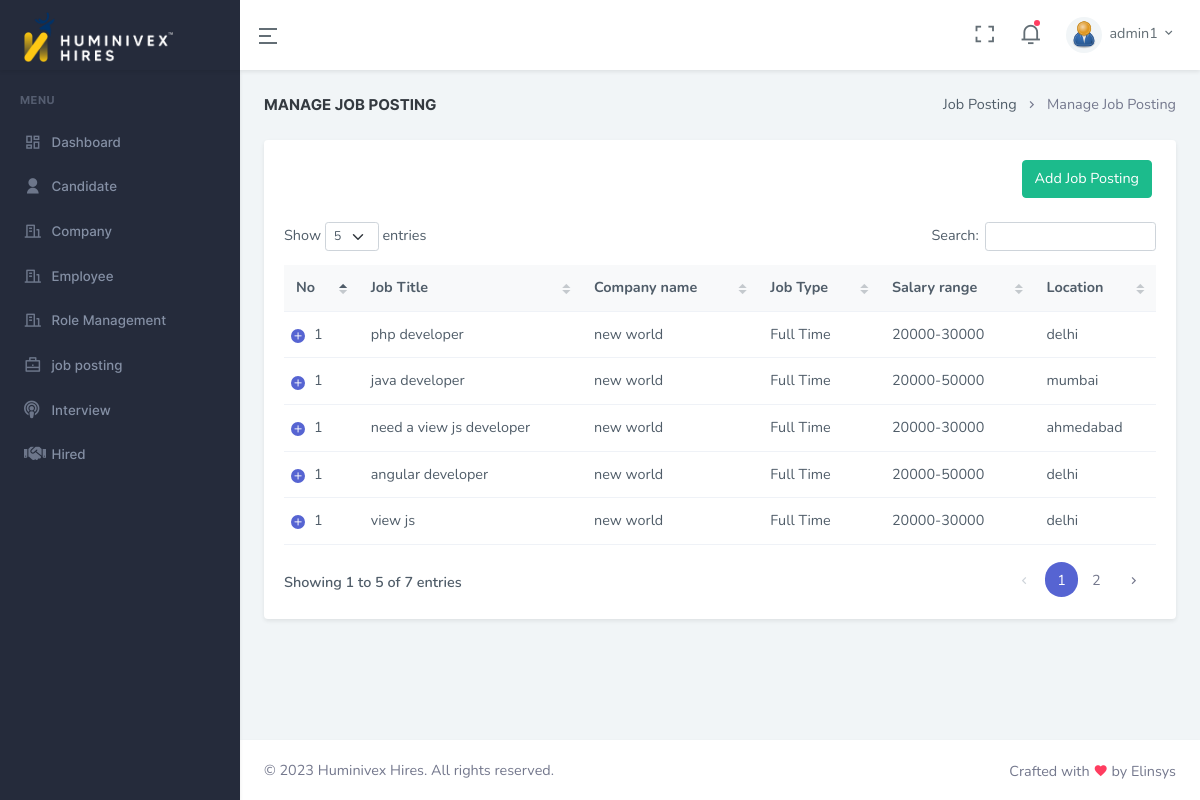
Screenshot of /admin/list_job_posting.php (signed in) with the database file from the repository.
### tables this page shows
CREATE TABLE `jobs` (
  `id` int(11) NOT NULL,
  `job_no` varchar(50) NOT NULL,
  `admin_id` int(11) NOT NULL COMMENT 'refer to required id',
  `title` varchar(255) NOT NULL,
  `company_id` int(11) NOT NULL,
  `job_description` text NOT NULL,
  `responsibilities` text NOT NULL,
  `skills` varchar(255) NOT NULL,
  `qualifications` varchar(255) NOT NULL,
  `experience` varchar(10) NOT NULL,
  `opening` int(11) NOT NULL,
  `job_type` varchar(255) NOT NULL,
  `minimum_salary` varchar(50) NOT NULL,
  `maximum_salary` varchar(50) NOT NULL,
  `benifits_perks` varchar(255) NOT NULL,
  `remote_work` enum('n','y') NOT NULL DEFAULT 'n',
  `location` varchar(255) NOT NULL,
  `application_instructions` text NOT NULL,
  `posted_at` date NOT NULL,
  `application_deadline` date NOT NULL,
  `job_overview` text NOT NULL,
  `diversity_inclusion` text NOT NULL,
  `is_active` int(11) NOT NULL DEFAULT 1,
  `is_delete` int(11) NOT NULL DEFAULT 0,
  `created_at` datetime NOT NULL,
  `updated_at` datetime NOT NULL
);

CREATE TABLE `companies` (
  `id` int(11) NOT NULL,
  `admin_id` int(11) NOT NULL COMMENT 'refer to require id',
  `user_id` int(11) NOT NULL,
  `company_name` varchar(255) NOT NULL,
  `email` varchar(255) NOT NULL,
  `password` varchar(50) NOT NULL,
  `mobile_no` varchar(15) NOT NULL,
  `industry_id` int(11) NOT NULL,
  `comapny_size` varchar(255) NOT NULL,
  `location` varchar(255) NOT NULL,
  `contact_person_name` varchar(255) NOT NULL,
  `website_url` varchar(150) NOT NULL,
  `company_over_view` text NOT NULL,
  `mission_value` varchar(255) NOT NULL,
  `current_job_openings` varchar(255) NOT NULL,
  `working_days` int(11) NOT NULL,
  `e_benifits` text NOT NULL,
  `company_culture` text NOT NULL,
  `social_responsibility` text NOT NULL,
  `diversity_inclusion` text NOT NULL,
  `testimonials` text NOT NULL,
  `additional_comments` text NOT NULL,
  `is_active` int(11) NOT NULL DEFAULT 0,
  `is_delete` int(11) NOT NULL DEFAULT 1,
  `created_at` datetime NOT NULL,
  `updated_at` datetime NOT NULL
);

### config.php (called while the page is built, shortened)
<?php
$base_url = "http://localhost/huminivexhires/";
?>

### controller/job.php (called while the page is built, shortened)
<?php
class Jobs extends BaseController{
	public $con;
	function __construct(){
		include("../db_connect.php");
		$this->con = $con;
	}
	public function getAllJobs(){
		$admin_id = $_SESSION['admin_id'];
		$sql = "select j.*,c.company_name from jobs j INNER JOIN companies c ON c.id = j.company_id where j.is_delete = 0 and j.admin_id = ".$admin_id." order by j.id desc";
		$query = mysqli_query($this->con,$sql);
		$data = array();
		if(mysqli_num_rows($query)>0)
		{
			while($row = mysqli_fetch_assoc($query)){
				$data[] = $row;
			}
		}
		return $data;
	}
}

### admin/list_job_posting.php (the view, shortened to what this page needs)
    <?php include_once("header.php");?>
    <?php include_once("../controller/job.php");?>
    <?php include_once("css.php");?>
    </head>
    <body data-sidebar="dark">
        <div id="layout-wrapper">
         <?php include_once("sidebar.php");?>
            <div class="main-content">
  <div class="page-content">
                    <div class="container-fluid">
                        <div class="row">
                            <div class="col-12">
                                <div class="page-title-box d-sm-flex align-items-center justify-content-between">
                                    <h4 class="mb-sm-0">Manage Job Posting</h4>
                                    <div class="page-title-right">
                                        <ol class="breadcrumb m-0">
                                            <li class="breadcrumb-item"><a href="<?php echo $base_url.'admin/list_job_posting.php';?>">Job Posting</a></li>
                                            <li class="breadcrumb-item active">Manage Job Posting</li>
                                        </ol>
                                    </div>
                                </div>
                            </div>
                        </div>
                        <div class="row">
                            <div class="col-lg-12">
                                <div class="card">
                                    <div class="card-body">
                                        <div class="col-sm-12 mt-0 mb-4 text-end">
                                            <a href="<?php echo $base_url.'admin/add_job_posting.php';?>" class="btn btn-success waves-effect waves-light me-1">Add Job Posting</a>
                                        </div>
                                        <div class="table-responsive">
                                            <table class="table table-centered datatable dt-responsive nowrap" data-bs-page-length="10" style="border-collapse: collapse; border-spacing: 0; width: 100%;">
                                                <thead class="table-light">
                                                    <tr>
                                                        <th>No</th>
                                                        <th>Job Title</th>
                                                        <th>Company name</th>
                                                        <th>Job Type</th>
                                                        <th>Salary range</th>
                                                        <th>Location</th>
                                                    </tr>
                                                </thead>
                                                <tbody>
                                                    <?php
                                                        $jobObj = new jobs();
                                                        $jobs =  $jobObj->getAllJobs();
                                                        if(!empty($jobs))
                                                        {
                                                            foreach($jobs as $job)
                                                            {
                                                    ?>
                                                    <tr>
                                                        <td>1</td>
                                                        <td><a><?php echo !empty($job['title'])?$job['title']:"";?></a></td>
                                                        <td><?php echo !empty($job['company_name'])?$job['company_name']:"";?></td>
                                                        <td><?php echo !empty($job['job_type'])?$job['job_type']:"";?></td>
                                                        <td><?php echo !empty($job['minimum_salary'])?$job['minimum_salary'] ."-".$job['maximum_salary']:"";?></td>
                                                        <td><?php echo !empty($job['location'])?$job['location']:"";?></td>
                                                    </tr>
                                                    <?php
                                                            }
                                                        }
                                                    ?>
                                                </tbody>
                                            </table>
                                        </div>
                                    </div>
                                </div>
                            </div>
                        </div>
                    </div>
                </div>
                <footer class="footer">
                    <div class="container-fluid">
                        <div class="row">
                            <div class="col-sm-6">
                                © <script>document.write(new Date().getFullYear())</script> Huminivex Hires. All rights reserved.
                            </div>
                            <div class="col-sm-6">
                                <div class="text-sm-end d-none d-sm-block">
                                    Crafted with <i class="mdi mdi-heart text-danger"></i> by Elinsys
                                </div>
                            </div>
                        </div>
                    </div>
                </footer>
            </div>
        </div>
    </body>
</html>

### rows the page displays
jobs: title "php developer", company.company_name "new world", job_type "Full Time", minimum_salary "20000", maximum_salary "30000", location "delhi"
jobs: title "java developer", company.company_name "new world", job_type "Full Time", minimum_salary "20000", maximum_salary "50000", location "mumbai"
jobs: title "need a view js developer", company.company_name "new world", job_type "Full Time", minimum_salary "20000", maximum_salary "30000", location "ahmedabad"
jobs: title "angular developer", company.company_name "new world", job_type "Full Time", minimum_salary "20000", maximum_salary "50000", location "delhi"
jobs: title "view js", company.company_name "new world", job_type "Full Time", minimum_salary "20000", maximum_salary "30000", location "delhi"

### other values shown
$_SESSION['recruiter'] "admin1"
